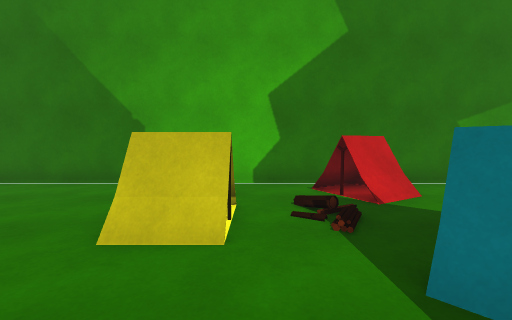
View 1 (above)

17 first-person views from a walk through a 3-D level made in the Unity game engine. The camera is 1.2 m above the floor, tilts 4° down and sees 90° across. Doors are open. The floor is counted in squares, 1 m on a side. Each view is taken from the middle of a square. On the plan, view 1 faces up. The plan holds only what a view shows up to about 12 squares ahead; the rest is blank. The place goes on beyond the plan. The player is left out. Some surface patterns are stand-ins.

View 2
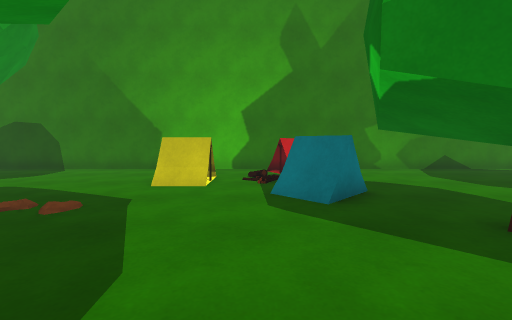

View 3
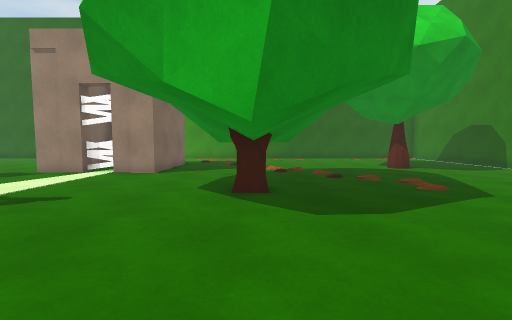

View 4
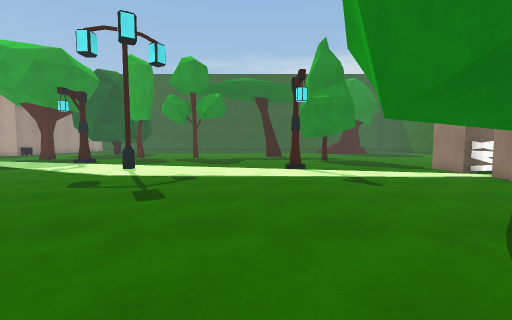

View 5
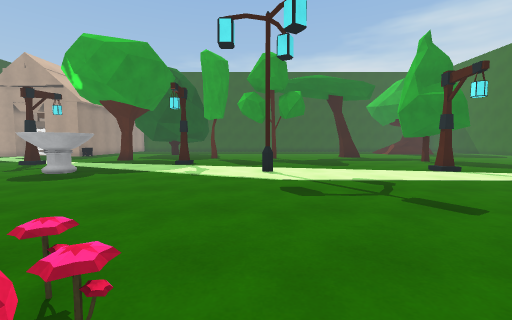

View 6
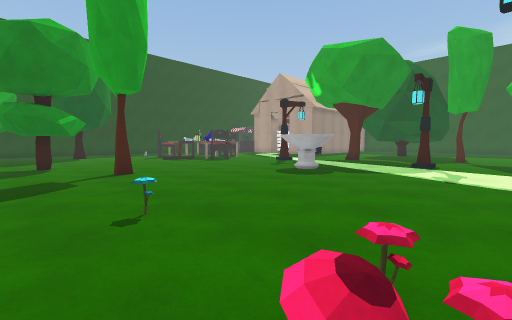

View 7
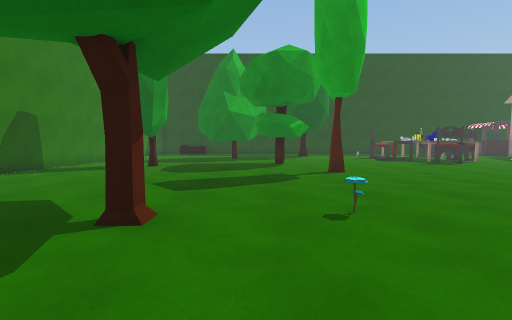

View 8
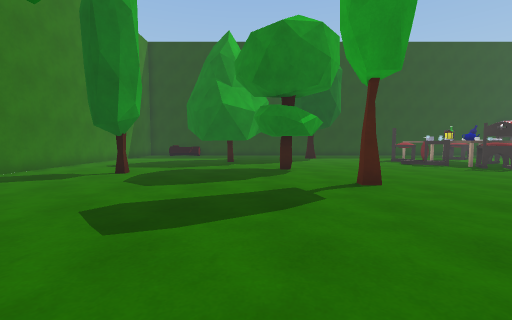

View 9
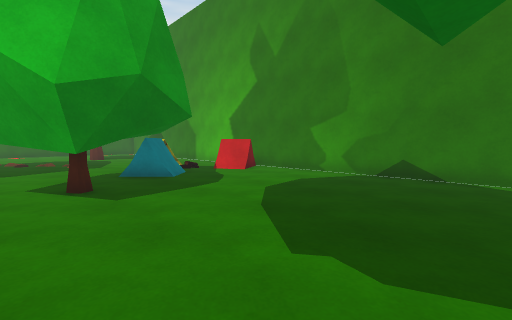

View 10
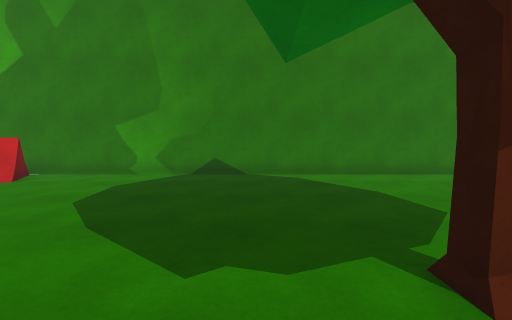

View 11
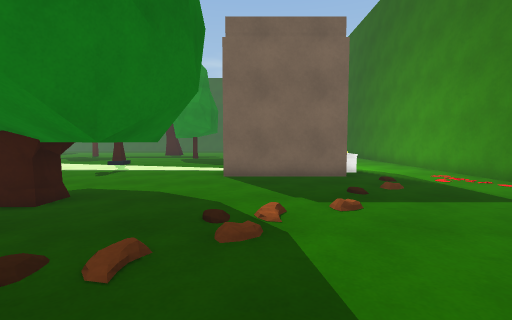

View 12
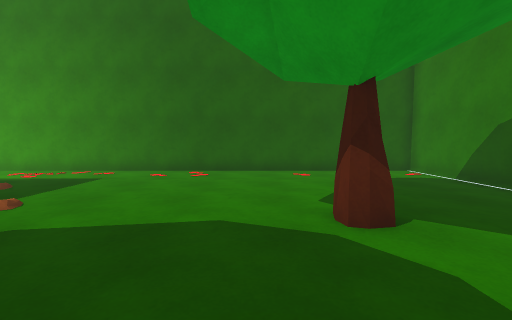

View 13
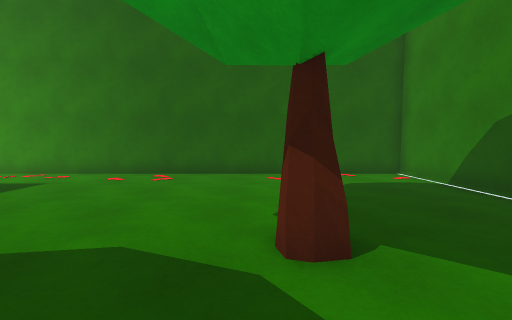

View 14
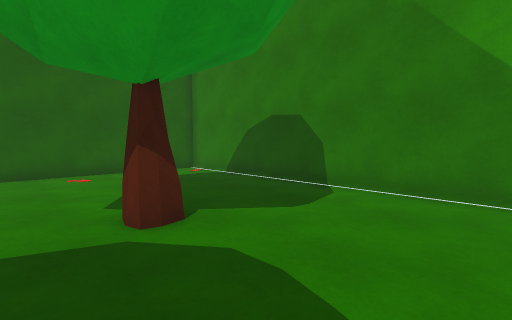

View 15
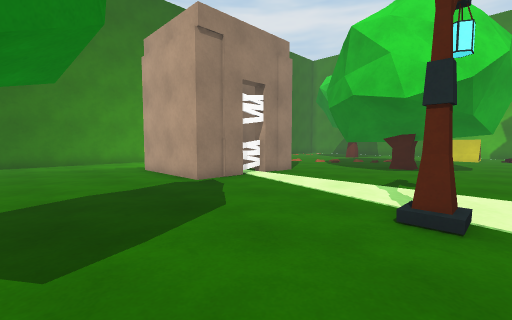

View 16
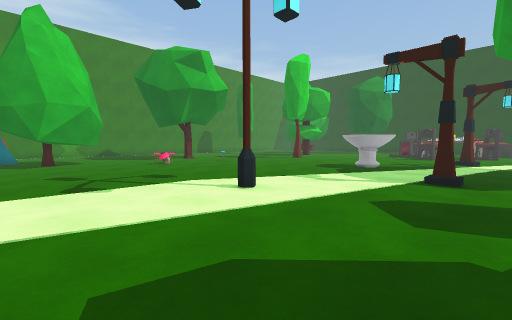

View 17
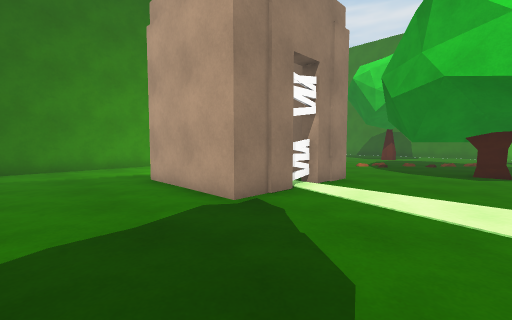

### Floor plan
Points are (right, up) in squares from view 1. A wall is a line through its corners. A room is listed if a view was taken in it or the views show most of it. See-through windows are left out.
Room 1 (views 1, 2, 3, 4, 5, 6, 7, 8, 9, 10, 11, 12, 13, 14, 15, 16, 17)
walls: (-6.9, -8.9) (-7.9, -8.9); (-6.6, -10.8) (-5.9, -10.8) (-5.9, -12.6) (-10.3, -12.6); (-8.1, -11.6) (-7.1, -11.6); (-10.2, -7.9) (-5.9, -7.9) (-5.9, -9.5) (-6.5, -9.5); (24.1, 7.5) (-14.7, 7.5) (-14.7, -17.1)
objects: other object (-11, -12) to (-11, -9); tree (-8, 2) to (-8, 3); other object (-6, -10); tree (-5, -6) to (0, -3); tent (-2, 3) to (0, 4); tree (-1, -17); lamp (0, -13) to (0, -12); tent (2, 1) to (3, 3); tent (2, 5) to (3, 7); tree (4, -2) to (7, 0); tree (4, 2); lamp (7, -12) to (8, -12); mushroom (9, -3); mushroom (10, -4); mushroom (10, -3); lamp (12, -16); mushroom (13, -4); tree (13, 0); other object (15, -13) to (16, -11); tree (19, -5); lamp (20, -16) to (20, -15); tree (22, -5) to (24, -2); tree (22, 3); chair (23, -14) to (24, -12)

Where each view was taken, in squares from view 1:
view 1: 0 up, 0 right, facing up
view 2: 4 down, 1 right, facing up
view 3: 4 down, 4 right, facing left
view 4: 1 down, 2 right, facing down
view 5: 2 down, 8 right, facing down
view 6: 2 down, 9 right, facing down-right
view 7: 2 down, 9 right, facing right
view 8: 2 down, 12 right, facing right
view 9: 2 down, 12 right, facing up-left
view 10: 2 down, 11 right, facing up
view 11: 1 up, 7 left, facing down
view 12: 1 up, 4 left, facing left
view 13: 2 up, 5 left, facing left
view 14: 1 up, 4 left, facing up-left
view 15: 17 down, 1 right, facing up-left
view 16: 17 down, 3 right, facing up-right
view 17: 16 down, 2 left, facing up-left
